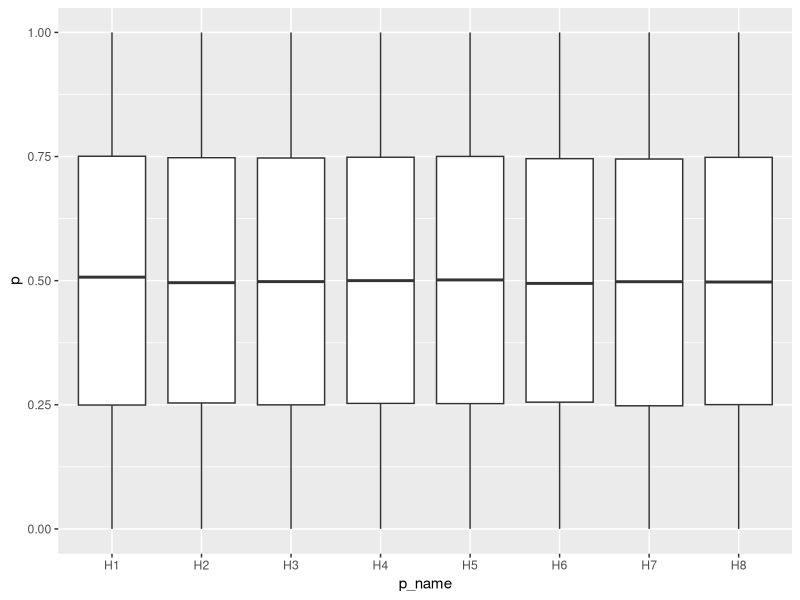

Here is the R script that generated this plot:
library(matrixStats)
library(tidyverse)
library(mvtnorm)
 
stage_1_data_old <- function(mu, corr, n) {
    mueff=c(mu[2:5]-mu[1],mu[7:10]-mu[6])
    X1= matrix(rnorm(n*5),nrow=5) #BF generates data
    X2= corr*X1+sqrt(1-corr^2)*matrix(rnorm(n*5),nrow=5)+mu[6:10] #BF generates data
    X1=X1+mu[1:5]
    t1=(rowMeans(X1[2:5,])-mean(X1[1,]))/sqrt((rowVars(X1[2:5,])+var(X1[1,]))/n)
    t2=(rowMeans(X2[2:5,])-mean(X2[1,]))/sqrt((rowVars(X2[2:5,])+var(X2[1,]))/n)
    p1 = 1 - pt(c(t1,t2),df=n*2-2) #BF actual p-values from data, t-test

    return(p1)
}

gen_data <- function(n, corr_control, corr_treatment, cont_treat_association, eff, n_cont, n_treat) {
  #it is much more efficent to generate all data in only one call to rmvnorm instead of length seperate ones,
  #since else eigenvalues for the correlation matrix are computed each time
  print(n_cont)
  print(n_treat)
  print(corr_control)
  print(corr_treatment)

  controls <- dim(corr_control)[1]
  arms <- dim(corr_treatment)[1]

  if (length(n_cont) == 1) {
    n_cont <- rep(n_cont, controls)
  }
  if (length(n_treat) == 1) {
    n_treat <- rep(n_treat, arms)
  }

  control <- array(
    rmvnorm(max(n_cont)*n, sigma = corr_control),
    dim = c(n, max(n_cont), controls)
  )

  treatment <- array(
    rmvnorm(max(n_treat)*n, mean = eff, sigma = corr_treatment),
    dim = c(n, max(n_treat), arms)
  )

  control <- aperm(control, c(2, 3, 1))
  treatment <- aperm(treatment, c(2, 3, 1))
  # now the shape is (number of treated people, number of arms, number of runs)

  #set all values outside of the desired sample size to 0
  for (i in 1:controls) {
    if (n_cont[i] < max(n_cont)) {
      control[n_cont[i]:max(n_cont), i, ] <- NA
    }
  }
  for (i in 1:arms) {
    if (n_treat[i] < max(n_treat)) {
      treatment[n_treat[i]:max(n_treat), i, ] <- NA
    }
  }

  cont_mean <- colMeans(control, na.rm=T)
  treat_mean <- colMeans(treatment, na.rm=T)
  cont_var <- colVars(control, na.rm=T, dim. = c(max(n_cont), length(n_cont) * n))
  dim(cont_var) <- dim(control)[-1]
  treat_var <- colVars(treatment, na.rm=T, dim. = c(max(n_treat), length(n_treat) * n))
  dim(treat_var) <- dim(treatment)[-1]

  p <- sapply(1:length(cont_treat_association), function(arm) {
      n_arm_cont <- n_cont[cont_treat_association[arm]]
      n_arm_treat <- n_treat[arm]
      

      t <- (treat_mean[arm, ] - cont_mean[cont_treat_association[arm], ]) / sqrt(
        ((treat_var[arm, ] * (n_arm_treat - 1)) + (cont_var[cont_treat_association[arm], ] * (n_arm_cont - 1))) /
          (n_arm_treat + n_arm_cont - 2)
         * (1 / n_arm_treat + 1 / n_arm_cont))

      df <- n_arm_treat + n_arm_cont - 2
      return(1 - pt(t, df = df))
    }) 

  p
  
}

gen_data_naive <- function(n, corr_control, corr_treatment, cont_treat_association, eff, n_cont, n_treat) {
  if (length(n_cont) == 1) {
    n_cont <- rep(n_cont, dim(corr_control)[1])
  }
  if (length(n_treat) == 1) {
    n_treat <- rep(n_treat, dim(corr_treatment)[1])
  }

  control <- array(
    t(rmvnorm(max(n_cont)*n, sigma = corr_control)),
    dim = c(length(n_cont), max(n_cont), n)
  )

  treatment <- array(
    t(rmvnorm(max(n_treat)*n, mean = eff, sigma = corr_treatment)),
    dim = c(length(n_treat), max(n_treat), n)
  )


  p1 <- sapply(1:n, function(i) {
    sapply(1:length(cont_treat_association), function(arm) {
      cont <- cont_treat_association[arm]
      t.test(
        treatment[arm, 1:n_treat[arm], i],
        control[cont, 1:n_cont[cont], i],
        alternative = "greater",
        var.equal = TRUE
      )$p.value
    })
  })
}


stage_2_data_old <- function(mu, corr, n2, trt2, runs2) {
    ntrt <- length(trt2)

    I2 = c(trt2, trt2 + 4)
    ##update the sample sizes
    tn2base = (n2 * 5) %/% (1 + ntrt) # compute 2nd stage sample size to the selected treatment
    tn2remainder=(n2 * 5) %% (1 + ntrt) # distribute sample size to remaining treatments
    tn2=rep(0,5) 
    tn2[c(1,1+trt2)]=tn2base
    tn2[c(1,1+trt2)][0:tn2remainder]=tn2base+1 # second stage per treatment sample size

    tn2s=tn2[c(1,1+trt2)]# sample sizes of the selected arms (out of 5)
    mtn2=max(tn2s)

    Y1= array(rnorm(mtn2*(ntrt+1)*runs2),dim=c(ntrt+1,mtn2,runs2)) # primary endpoint data
    Y2= corr*Y1+sqrt(1-corr^2)*array(rnorm(mtn2*(ntrt+1)*runs2),dim=c(ntrt+1,mtn2,runs2))+mu[c(6,trt2+6)] # secondary endpoint data
    Y1=Y1+mu[c(1,trt2+1)]
    # to have the correct sample sizes we set mtn2-tn2 observations to 0
    ztn2=mtn2-tn2s # number of elements to be set to 0 for each treatment to get correct sample size
    for (i in seq_len(ntrt+1)) {
      Y1[i, seq_len(ztn2[i]), ] <- 0
      Y2[i, seq_len(ztn2[i]), ] <- 0
    }
    Y1p=aperm(Y1, c(1, 3, 2))
        # because rowMeans sums over the last dimension, we need to permute
        # the dimensions of the arrays first
    Y2p=aperm(Y2, c(1, 3, 2))
    my1=rowMeans(Y1p,dims=2)
    my2=rowMeans(Y2p,dims=2)
    my1s=rowMeans(Y1p*Y1p,dims=2)
    my2s=rowMeans(Y2p*Y2p,dims=2)
    vy1=(my1s-my1*my1)*tn2s/(tn2s-1)
    vy2=(my2s-my2*my2)*tn2s/(tn2s-1)
    t1 = (t(my1[-1,,drop=FALSE]) - my1[1,]) / sqrt(
      ((t(vy1[-1,,drop=FALSE] * (tn2s[-1] - 1)) + vy1[1,] * (tn2s[1] - 1)) / (tn2s[1] + tn2s[-1] - 2)) * 
        (1 / tn2s[1] + 1 / tn2s[-1])
    )
    t2 = (t(my2[-1,,drop=FALSE]) - my2[1,]) / sqrt(
      ((t(vy2[-1,,drop=FALSE] * (tn2s[-1] - 1)) + vy2[1,] * (tn2s[1] - 1)) / (tn2s[1] + tn2s[-1] - 2)) * 
        (1 / tn2s[1] + 1 / tn2s[-1])
    )
    pp2.1 <- matrix(NA, nrow = runs2,ncol = ntrt,) # 2nd stage p-values primary endpoint
    pp2.2 <- matrix(NA, nrow = runs2, ncol = ntrt) # 2nd stage p-values secondary endpoint
    # Loop over each treatment group
    for (i in 1:ntrt) {
      # Degrees of freedom for the i-th treatment group
      df_i <- tn2[1] + tn2s[i+1] - 2
      # Compute p-values for all trials in the i-th treatment group
      pp2.1[,i ] <-  pt(-t1[,i ], df = df_i)
      pp2.2[,i ] <-  pt(-t2[,i ], df = df_i)
    }
    return(cbind(pp2.1, pp2.2))
    #p2[,I2] <- t(1-pnorm(sqrt(ths)*qnorm(1-p1[c(trt2,trt2+4)])+sqrt(1-ths)*qnorm(1-t(cbind(pp2.1,pp2.2)))))

}

eff <- c(0,0,0,0, 0)
mu <- c(eff, eff)
corr <- 0.8
p_val_old <- as_tibble(do.call(rbind, (lapply(1:20000, function(i) {
  as.data.frame(list(i=i, val=stage_1_data_old(mu, corr, 50), index=paste0("H",1:8)))
  }
))))

trt2 <- c(1, 2, 3)

corr_control <- rbind(
  c(1, corr),
  c(corr, 1)
)

corr_treatment <- rbind(
  c(1, 0, 0, 0, corr, 0, 0, 0),
  c(0, 1, 0, 0, 0, corr, 0, 0),
  c(0, 0, 1, 0, 0, 0, corr, 0),
  c(0, 0, 0, 1, 0, 0, 0, corr),
  c(corr, 0, 0, 0, 1, 0, 0, 0),
  c(0, corr, 0, 0, 0, 1, 0, 0),
  c(0, 0, corr, 0, 0, 0, 1, 0),
  c(0, 0, 0, corr, 0, 0, 0, 1)
)

cont_treat_association <- c(1, 1, 1, 1, 2, 2, 2, 2)
eff <- rep(0, 8)

gen_data_s2 <- function(trt2, n_patients, n) {
  n_cont <- n_patients
  n_arms <- length(trt2)
  n_treat_prim <- rep(n_patients, n_arms+1)
  
  n_treat_prim <- n_treat_prim + floor(((4 - n_arms) * n_patients)/(n_arms+1))
  rem <- ((4 - n_arms) * n_patients) %% (n_arms + 1)
  
  n_treat_prim[1:rem] <- n_treat_prim[1:rem] + 1

  sel_hyp <- c(trt2, trt2 + 4)

  gen_data(
    n = n,
    corr_control = corr_control,
    corr_treatment = corr_treatment[sel_hyp, sel_hyp],
    cont_treat_association = cont_treat_association[sel_hyp],
    eff = eff[sel_hyp],
    n_cont = n_treat_prim[1],
    n_treat = c(n_treat_prim[-1], n_treat_prim[-1])
  )
}

# p_val_old_2 <- as_tibble(do.call(rbind, (lapply(1:200, function(i) {
#   as.data.frame(list(i=i, val=stage_2_data_old(mu, corr, 50, trt2, 100), index=paste0("H",1:8)))
#   }
# ))))

p_long_old_2 <- as_tibble(
  do.call(rbind, lapply(1:200, \(x) stage_2_data_old(mu, corr, 50, trt2, 100))),
  .name_repair = "universal"
)
colnames(p_long_old_2) <- paste0("H", 1:6)

p_long_2 <- as_tibble(
  gen_data_s2(trt2, 50, 20000),
  .name_repair = "universal"
)
colnames(p_long_2) <- paste0("H", 1:6)


p_long <- as_tibble(
  gen_data(20000, corr_control, corr_treatment, cont_treat_association, eff, 50, 50),
  .name_repair = "universal"
)

colnames(p_long) <- paste0("H", 1:8)


p_long_old <- p_val_old |>
  pivot_wider(names_from = index, values_from = val)


for (i in 1:8) {
  for (j in i:8) {
    co <- cor(p_long[paste0("H", i)], p_long[paste0("H", j)])
    co_old <- cor(p_long_old[paste0("H", i)], p_long_old[paste0("H", j)])
    cat(paste0("H",i, "xH", j, " new: ", round(co, 5), "\n"))
    cat(paste0("H",i, "xH", j, " old: ", round(co_old, 5), "\n"))
    cat(paste0("Diff: ", round(co - co_old, 5), "\n\n"))
  }
}

for (i in 1:6) {
  for (j in i:6) {
    co <- cor(p_long_2[paste0("H", i)], p_long_2[paste0("H", j)])
    co_old <- cor(p_long_old_2[paste0("H", i)], p_long_old_2[paste0("H", j)])
    cat(paste0("H",i, "xH", j, " new: ", round(co, 5), "\n"))
    cat(paste0("H",i, "xH", j, " old: ", round(co_old, 5), "\n"))
    cat(paste0("Diff: ", round(co - co_old, 5), "\n\n"))
  }
}

p_long |>
  pivot_longer(cols = H1:H8, names_to = "p_name", values_to = "p") |>
  ggplot(aes(y = p, x = p_name)) + 
   geom_boxplot()
